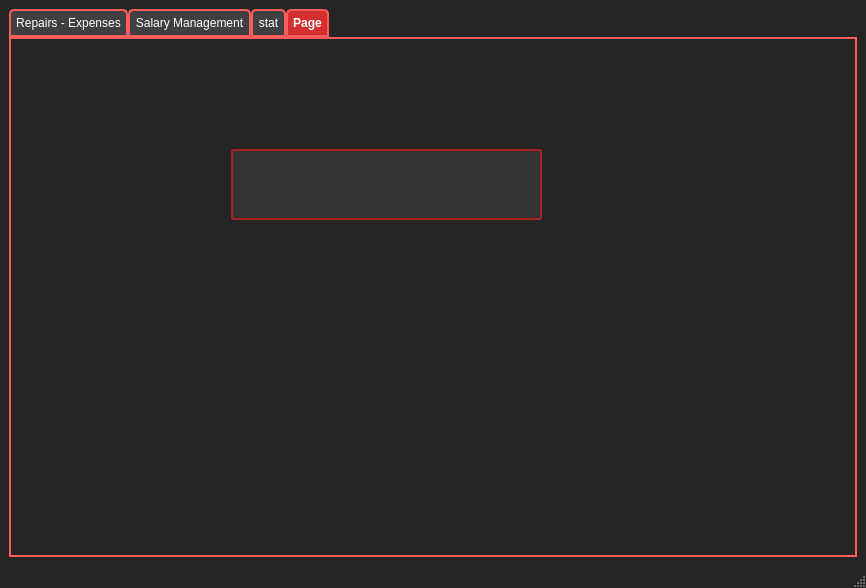
<?xml version="1.0" encoding="UTF-8"?>
<ui version="4.0">
 <class>MainWindow</class>
 <widget class="QMainWindow" name="MainWindow">
  <property name="geometry">
   <rect>
    <x>0</x>
    <y>0</y>
    <width>866</width>
    <height>588</height>
   </rect>
  </property>
  <property name="windowTitle">
   <string>MainWindow</string>
  </property>
  <property name="styleSheet">
   <string notr="true">QMainWindow {
    background-color: #252525;
    color: white;
}

QPushButton {
    background-color: #333;
    color: white;
    border: 2px solid #AA2020;
    border-radius: 5px;
    padding: 5px;
}

QPushButton:hover {
    background-color: #444;
}

QLineEdit, QComboBox, QDateEdit {
    background-color: #333;
    color: white;
    border: 2px solid #AA2020;
    border-radius: 3px;
    padding: 3px;
}

QTableWidget {
    background-color: #222;
    color: white;
    border: 2px solid #AA2020;
    gridline-color: #AA2020;
}

QHeaderView::section {
    background-color: #AA2020;
    color: white;
    padding: 5px;
    border: 1px solid #222;
}</string>
  </property>
  <widget class="QWidget" name="centralwidget">
   <layout class="QGridLayout" name="gridLayout_2">
    <item row="0" column="0">
     <widget class="QTabWidget" name="tab_repairs">
      <property name="styleSheet">
       <string notr="true">QTabWidget::pane {
	background-color: rgb(37, 37, 37);
    border: 2px solid #FF5C5C;
    background-color: #252525;
}

QTabBar::tab {
    background: #404040;
    color: white;
    border: 2px solid #FF5C5C;
    padding: 5px;
    border-top-left-radius: 5px;
    border-top-right-radius: 5px;
}

QTabBar::tab:hover {
    background: #FF5C5C;
}

QTabBar::tab:selected {
    background: #D32F2F;
    font-weight: bold;
}
</string>
      </property>
      <property name="currentIndex">
       <number>3</number>
      </property>
      <widget class="QWidget" name="RE">
       <property name="styleSheet">
        <string notr="true">#RE::pane {
	border-color: rgb(246, 211, 45);
    border: 2px solid #FF5C5C;
    background-color: #252525;
}

QTabBar::tab {
    background: #404040;
    color: white;
    border: 2px solid #FF5C5C;
    padding: 5px;
    border-top-left-radius: 5px;
    border-top-right-radius: 5px;
}

QTabBar::tab:hover {
    background: #FF5C5C;
}

QTabBar::tab:selected {
    background: #D32F2F;
    font-weight: bold;
}
</string>
       </property>
       <attribute name="title">
        <string>Repairs - Expenses</string>
       </attribute>
       <layout class="QGridLayout" name="gridLayout">
        <item row="0" column="1">
         <widget class="QLineEdit" name="lineEdit"/>
        </item>
        <item row="0" column="0">
         <widget class="QPushButton" name="pushButton_2">
          <property name="text">
           <string>search</string>
          </property>
         </widget>
        </item>
        <item row="0" column="2">
         <widget class="QComboBox" name="comboBox">
          <item>
           <property name="text">
            <string>by date</string>
           </property>
          </item>
          <item>
           <property name="text">
            <string>by type</string>
           </property>
          </item>
          <item>
           <property name="text">
            <string>matricule</string>
           </property>
          </item>
         </widget>
        </item>
        <item row="2" column="1">
         <widget class="QPushButton" name="view_more">
          <property name="text">
           <string>View Details</string>
          </property>
         </widget>
        </item>
        <item row="1" column="0" colspan="3">
         <widget class="QListWidget" name="RE_list_widget">
          <item>
           <property name="text">
            <string> id_service - date - cost </string>
           </property>
          </item>
         </widget>
        </item>
        <item row="3" column="0">
         <widget class="QLineEdit" name="idLineEdit">
          <property name="placeholderText">
           <string>Transaction ID</string>
          </property>
         </widget>
        </item>
        <item row="3" column="1">
         <widget class="QLineEdit" name="salaryLineEdit">
          <property name="placeholderText">
           <string>Salary</string>
          </property>
         </widget>
        </item>
        <item row="3" column="2">
         <widget class="QLineEdit" name="bonusLineEdit">
          <property name="placeholderText">
           <string>Bonus</string>
          </property>
         </widget>
        </item>
        <item row="4" column="0">
         <widget class="QLineEdit" name="propertyLineEdit">
          <property name="placeholderText">
           <string>Property ID</string>
          </property>
         </widget>
        </item>
        <item row="4" column="1">
         <widget class="QLineEdit" name="serviceLineEdit">
          <property name="placeholderText">
           <string>Service ID</string>
          </property>
         </widget>
        </item>
        <item row="5" column="0">
         <widget class="QPushButton" name="add_transaction">
          <property name="text">
           <string>Add Transaction</string>
          </property>
         </widget>
        </item>
        <item row="5" column="1">
         <widget class="QPushButton" name="edit_transaction">
          <property name="text">
           <string>Edit Transaction</string>
          </property>
         </widget>
        </item>
        <item row="5" column="2">
         <widget class="QPushButton" name="delete_transaction">
          <property name="text">
           <string>Delete Transaction</string>
          </property>
         </widget>
        </item>
        <item row="6" column="0" colspan="3">
         <widget class="QListWidget" name="transactionListWidget"/>
        </item>
       </layout>
      </widget>
      <widget class="QWidget" name="SM">
       <attribute name="title">
        <string>Salary Management</string>
       </attribute>
       <layout class="QGridLayout" name="gridLayout_3">
        <item row="0" column="3">
         <widget class="QComboBox" name="comboBox_3">
          <item>
           <property name="text">
            <string>by mat</string>
           </property>
          </item>
          <item>
           <property name="text">
            <string>by full_name</string>
           </property>
          </item>
          <item>
           <property name="text">
            <string>by post</string>
           </property>
          </item>
         </widget>
        </item>
        <item row="0" column="2">
         <widget class="QPushButton" name="pushButton_5">
          <property name="text">
           <string>search</string>
          </property>
         </widget>
        </item>
        <item row="0" column="0" colspan="2">
         <widget class="QLineEdit" name="lineEdit_2"/>
        </item>
        <item row="1" column="0" colspan="4">
         <widget class="QListWidget" name="listWidget">
          <item>
           <property name="text">
            <string>employee_mat  -  full_name - post - basic_salary - bonus_or_panelty - +hours  - date</string>
           </property>
          </item>
         </widget>
        </item>
        <item row="2" column="1">
         <widget class="QPushButton" name="delete_sm_btn">
          <property name="text">
           <string>delete</string>
          </property>
         </widget>
        </item>
        <item row="1" column="4" colspan="2">
         <widget class="QListWidget" name="listWidget_4">
          <item>
           <property name="text">
            <string>fich de pay </string>
           </property>
          </item>
          <item>
           <property name="text">
            <string>matricule :</string>
           </property>
          </item>
          <item>
           <property name="text">
            <string>full_name :</string>
           </property>
          </item>
          <item>
           <property name="text">
            <string>post :</string>
           </property>
          </item>
          <item>
           <property name="text">
            <string>date :</string>
           </property>
          </item>
          <item>
           <property name="text">
            <string>basic salary :</string>
           </property>
          </item>
          <item>
           <property name="text">
            <string>experience :</string>
           </property>
          </item>
          <item>
           <property name="text">
            <string>+hours :</string>
           </property>
          </item>
          <item>
           <property name="text">
            <string>penalty :</string>
           </property>
          </item>
          <item>
           <property name="text">
            <string>total salaire :</string>
           </property>
          </item>
         </widget>
        </item>
        <item row="2" column="5">
         <widget class="QPushButton" name="pushButton_8">
          <property name="text">
           <string>print</string>
          </property>
         </widget>
        </item>
        <item row="2" column="4">
         <widget class="QPushButton" name="pushButton_7">
          <property name="text">
           <string>display formul</string>
          </property>
         </widget>
        </item>
       </layout>
      </widget>
      <widget class="QWidget" name="stat">
       <attribute name="title">
        <string>stat</string>
       </attribute>
       <widget class="QChartView" name="chartView" native="true">
        <property name="geometry">
         <rect>
          <x>50</x>
          <y>30</y>
          <width>500</width>
          <height>300</height>
         </rect>
        </property>
       </widget>
       <widget class="QPushButton" name="printstat">
        <property name="geometry">
         <rect>
          <x>310</x>
          <y>380</y>
          <width>119</width>
          <height>30</height>
         </rect>
        </property>
        <property name="text">
         <string>Print</string>
        </property>
       </widget>
      </widget>
      <widget class="QWidget" name="arduino">
       <attribute name="title">
        <string>Page</string>
       </attribute>
       <widget class="QLineEdit" name="welcome">
        <property name="geometry">
         <rect>
          <x>220</x>
          <y>110</y>
          <width>311</width>
          <height>71</height>
         </rect>
        </property>
       </widget>
      </widget>
     </widget>
    </item>
   </layout>
  </widget>
  <widget class="QMenuBar" name="menubar">
   <property name="geometry">
    <rect>
     <x>0</x>
     <y>0</y>
     <width>866</width>
     <height>25</height>
    </rect>
   </property>
  </widget>
  <widget class="QStatusBar" name="statusbar"/>
 </widget>
 <customwidgets>
  <customwidget>
   <class>QChartView</class>
   <extends>QWidget</extends>
   <header>qchartview.h</header>
  </customwidget>
 </customwidgets>
 <resources/>
 <connections>
  <connection>
   <sender>printstat</sender>
   <signal>clicked()</signal>
   <receiver>MainWindow</receiver>
   <slot>printStatistics()</slot>
   <hints>
    <hint type="sourcelabel">
     <x>20</x>
     <y>20</y>
    </hint>
    <hint type="destinationlabel">
     <x>20</x>
     <y>20</y>
    </hint>
   </hints>
  </connection>
 </connections>
 <slots>
  <slot>printStatistics()</slot>
 </slots>
</ui>
